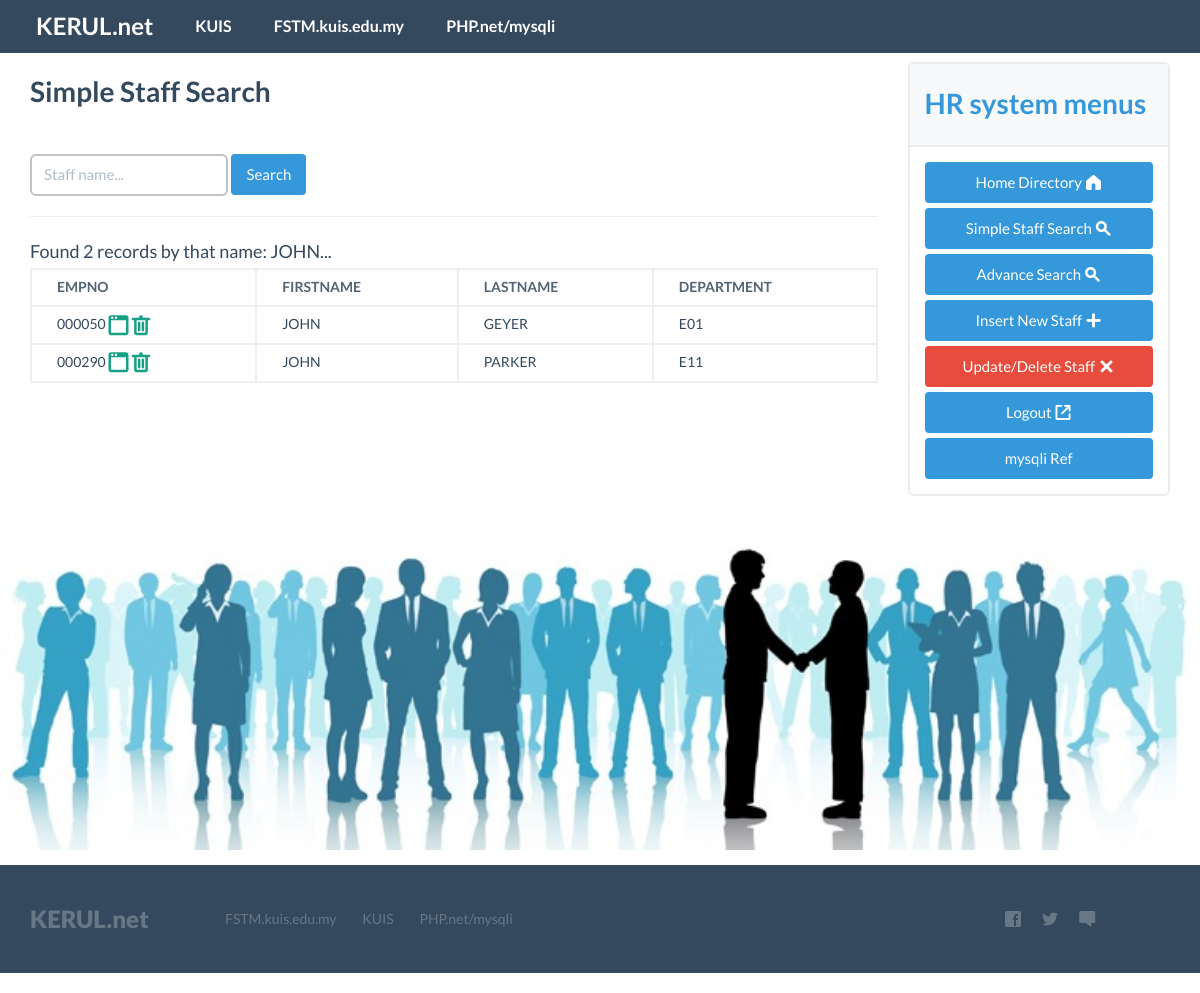
Page /search.php?staffname=JOHN on the committed database.
### tables this page shows
CREATE TABLE `employee` (
`EMPNO` varchar(6) NOT NULL default '',
`FIRSTNAME` varchar(20) default NULL,
`MIDINT` char(1) default NULL,
`LASTNAME` varchar(20) default NULL,
`WORKDEPT` char(3) default NULL,
`PHONENO` varchar(4) default NULL,
`HIREDATE` date default NULL,
`JOB` varchar(8) default NULL,
`EDLEVEL` smallint(6) default NULL,
`SEX` char(1) default NULL,
`BIRTHDATE` date default NULL,
`SALARY` decimal(9,2) default NULL,
`BONUS` decimal(9,2) default NULL,
`COMM` decimal(9,2) default NULL,
PRIMARY KEY (`EMPNO`),
FULLTEXT KEY `JOB` (`JOB`)
);

### search.php (the view, shortened to what this page needs)
<?php
include ("inc/dbconn.php");
include ("inc/header-navbar.php");?>
<div class="container">
	<br>
	<br>
  <div class="row">
	  <div class="col-md-9" name="maincontent" id="maincontent">
		<h5>Simple Staff Search</h5>
		<br>
		<form name="formsearch" action="" method="GET"
			class="form-inline" role="form" >
			  <input class="form-control" name="staffname"
			  type="text" placeholder="Staff name...">
			  <input class="btn btn-embosed btn-info"
			  type="submit" value="Search">
		</form>
		<hr>
		<?php
		if(isset($_GET['staffname'])){
			$key=$_GET['staffname'];
		}else{
			echo "Please enter the staff name<br>";
			$key="No search key...";
		}
		$query="select EMPNO, FIRSTNAME, LASTNAME, WORKDEPT, PHONENO
		from employee
		where FIRSTNAME like '%$key%'";
		$qr=mysqli_query($db,$query);
		if(mysqli_num_rows($qr)==0){
			echo ("No record by that name: $key...<br>");
		}
		else{
			echo ("Found ".mysqli_num_rows($qr)." records by that name: $key...<br>");
			echo "<table width='100%' class='table table-hover table-bordered'>
				<thead>
					<th>EMPNO</th>
					<th>FIRSTNAME</th>
					<th>LASTNAME</th>
					<th>DEPARTMENT</th>
				</thead>";
			while ($rekod=mysqli_fetch_array($qr)){
				$id=$rekod['EMPNO'];
				$url="viewstaff.php?id=".$id;
				$urldelete="deletestaff.php?id=".$id;
				echo "<tr>";
				echo "<td> $id
				<a href='$url' class='fui-window'
				title='Update staff $id info'
				data-toggle='tooltip'></a>
				<a href='$urldelete' class='fui-trash'
				title='Delete staff $id'
				data-toggle='tooltip'></a>
				</td>";
				echo "<td>".$rekod['FIRSTNAME']."</td>";
				echo "<td>".$rekod['LASTNAME']."</td>";
				echo "<td>".$rekod['WORKDEPT']."</td>";
				echo "</tr>";
			}
			echo "</table>";
		}
		?>
	</div>
	<?php
		include ("inc/sidebar-menu.php");
	?>
  </div>
</div>
<?php
include ("inc/footer.php");?>

### rows in the picture
employee: EMPNO "000050", FIRSTNAME "JOHN", LASTNAME "GEYER", WORKDEPT "E01"
employee: EMPNO "000290", FIRSTNAME "JOHN", LASTNAME "PARKER", WORKDEPT "E11"

### other values in the picture
mysqli_num_rows($qr) "2"
$key "JOHN"
